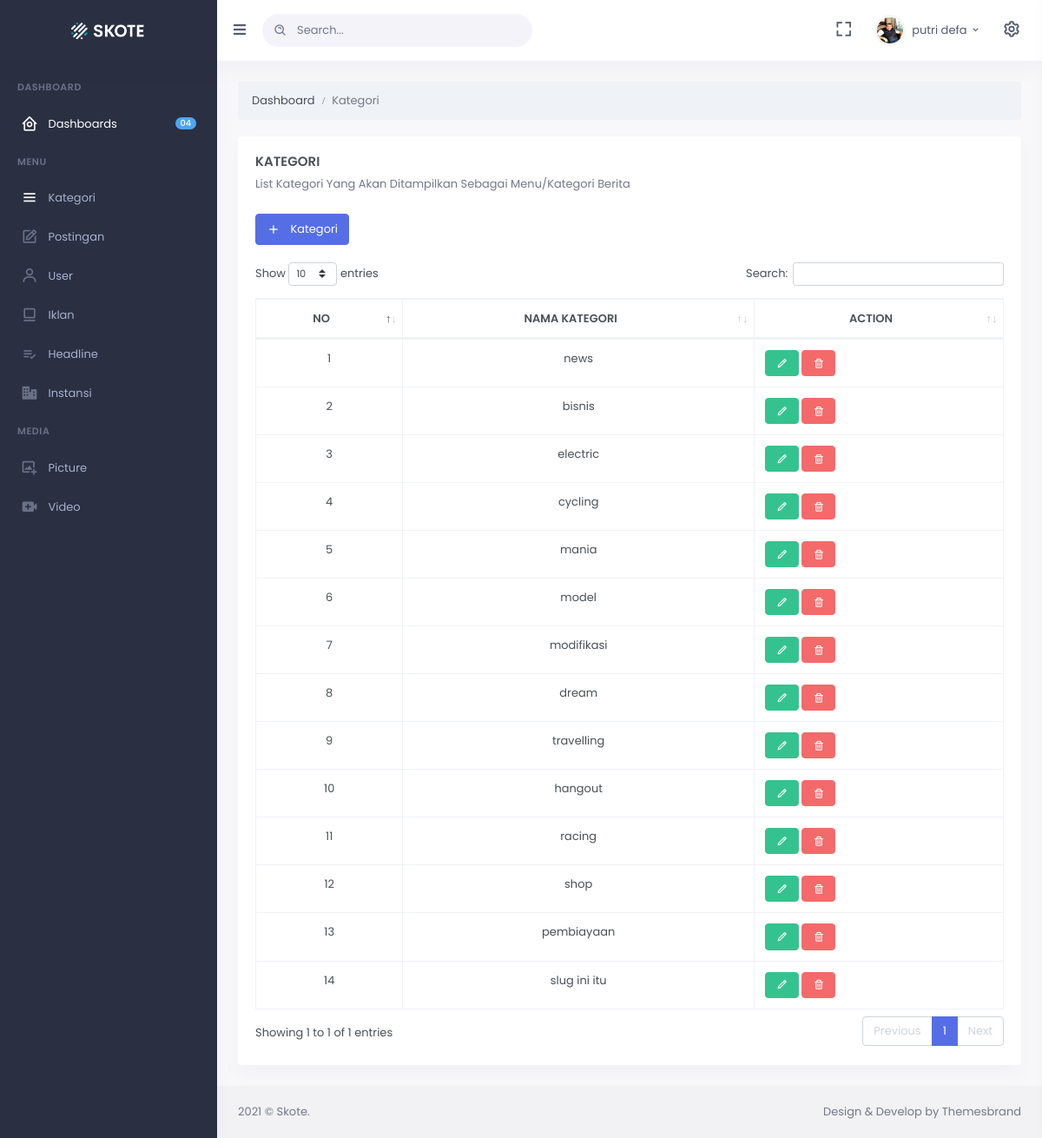
/admin/index.php?page=kategori (signed in), run on the app's committed database.
### tables this page shows
CREATE TABLE `kategori` (
  `id_kategori` int(100) NOT NULL,
  `nama_kategori` varchar(50) NOT NULL,
  `slug` varchar(100) NOT NULL
);

### pages/kategori/tampil.php (the view, shortened to what this page needs)
<div class="page-title-right">
   <ol class="breadcrumb m-0">
      <li class="breadcrumb-item"><a href="javascript: void(0);">Dashboard</a></li>
      <li class="breadcrumb-item active">Kategori</li>
   </ol>
</div>
<div class="row">
   <div class="col-12">
      <div class="card">
         <div class="card-body">
            <h4 class="card-title">KATEGORI</h4>
            <p class="card-title-desc">List Kategori Yang Akan Ditampilkan Sebagai Menu/Kategori Berita
            </p>
            <a href="index.php?page=kategori&aksi=tambah" class="btn btn-primary waves-effect waves-light" data-toogle="tooltip" data-placement="bottom" title="Tamba Data"><i class="bx bx-plus font-size-16 align-middle mr-2"></i> Kategori</a><br><br>
            <table id="datatable" class="table table-bordered dt-responsive nowrap" style="border-collapse: collapse; border-spacing: 0; width: 100%;">
               <thead>
                  <tr>
                     <th>
                        <center>NO</center>
                     </th>
                     <th>
                        <center>NAMA KATEGORI</center>
                     </th>
                     <th>
                        <center>ACTION</center>
                     </th>
                  </tr>
               </thead>
               <tbody>
                  <tr>
                     <?php
                        $TAMPIL = "SELECT * FROM kategori";
                        $HASIL = mysqli_query($koneksi,$TAMPIL);
                        $NO = 1;
                          while ($row=mysqli_fetch_array($HASIL)) {
                        $ID               = $row['id_kategori'];
                        $NAMA_KATEGORI    = $row['nama_kategori'];
                        ?>
                     <td>
                        <center><?php echo $NO; ?></center>
                     </td>
                     <td>
                        <center><?php echo $NAMA_KATEGORI; ?></center>
                     </td>
                     <td>
                        <a href="index.php?page=kategori&aksi=edit&id=<?php echo $ID; ?>"class="bx bx-pencil btn btn-success waves-effect waves-light" data-toogle="tooltip" data-placement="bottom" title="Edit"></a>
                        <a href="../pages/kategori/hapus.php?id_kategori=<?php echo $row['id_kategori'];?>"class="btn btn-danger waves-effect waves-light bx bx-trash" data-toogle="tooltip" data-placement="bottom" title="Hapus"></a>
                     </td>
                  </tr>
               </tbody>
               <?php
                  $NO++;
                  }
                   ?>
            </table>
         </div>
      </div>
   </div>
</div>

### data on the page
kategori: nama_kategori "news"
kategori: nama_kategori "bisnis"
kategori: nama_kategori "electric"
kategori: nama_kategori "cycling"
kategori: nama_kategori "mania"
kategori: nama_kategori "model"
kategori: nama_kategori "modifikasi"
kategori: nama_kategori "dream"
kategori: nama_kategori "travelling"
kategori: nama_kategori "hangout"
kategori: nama_kategori "racing"
kategori: nama_kategori "shop"
kategori: nama_kategori "pembiayaan"
kategori: nama_kategori "slug ini itu"

### other printed values
$_SESSION['nama_lengkap'] "putri defa"
